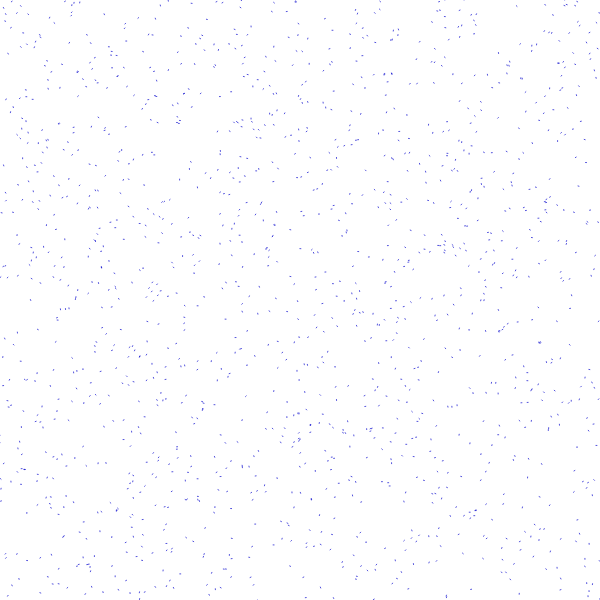
Frame 1 (no input)
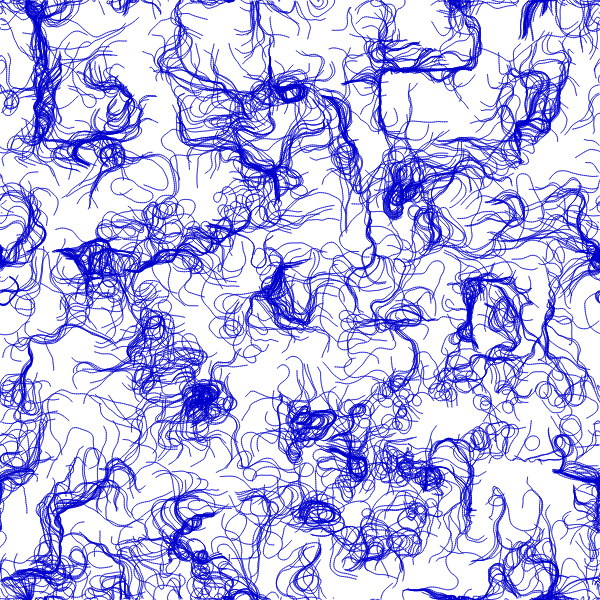
Frame 60 (no input)
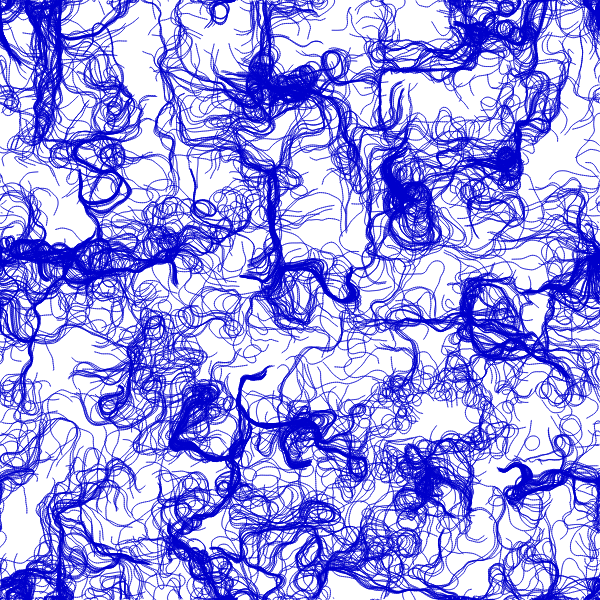
Frame 120 (the mouse pressed at the canvas centre since frame 60)

The p5.js sketch that drew these frames (run headless with seeded random() and noise() and a simulated clock; from frame 60 on, the mouse is pressed at the canvas centre):

// p5.js sketch
// ── sketch.js
//fluxhype
//Perlin Noise 3D - Flow Field
//Exercise via Daniel Shiffman

var inc = 0.1;
var scl = 10;
var cols, rows;

var zoff = 0;

var fr;

var particles = [];

var flowfield;

function setup() {
    colorMode(HSL);

    createCanvas(600, 600);

    cols = floor(width / scl);
    rows = floor(height / scl);

    fr = createP('');

    flowfield = new Array(cols * rows);

    for (var i = 0; i < 1500; i++) {
        particles[i] = new Particle();
    }
    background(100);
}

function draw() {
    var yoff = 0;

    for (var y = 0; y < rows; y++) {
        var xoff = 0;
        for (var x = 0; x < cols; x++) {
            var index = (x + y * cols);
            var angle = noise(xoff, yoff, zoff) * TWO_PI * 4;
            var v = p5.Vector.fromAngle(angle);
            v.setMag(1);
            flowfield[index] = v;
            xoff += inc;

            stroke(0, .5);

            // push();
            // translate(x * scl, y * scl);
            // rotate(v.heading());
            // line(0, 0, scl, 0);
            // pop();
        }
        yoff += inc;

        zoff += 0.0003;
    }

    for (var i = 0; i < particles.length; i++) {
        particles[i].follow(flowfield);
        particles[i].update();
        particles[i].edges();
        particles[i].show();
    }

    fr.html(floor(frameRate()));
}

// ── particle.js
function Particle() {
    this.pos = createVector(random(width), random(height));
    this.vel = createVector(0, 0);
    this.acc = createVector(0, 0);
    this.maxspeed = 2

    this.prevPos = this.pos.copy();

    this.update = function() {
        this.vel.add(this.acc);
        this.vel.limit(this.maxspeed);
        this.pos.add(this.vel);
        this.acc.mult(0);
    }

    this.follow = function(vectors) {
        var x = floor(this.pos.x / scl);
        var y = floor(this.pos.y / scl);
        var index = x + y * cols;
        var force = vectors[index];
        this.applyForce(force);
    }

    this.applyForce = function(force) {
        this.acc.add(force);
    }

    this.show = function() {
        stroke(240, 100, 40, .68);
        // stroke(0,.5);
        strokeWeight(1);
        line(this.pos.x, this.pos.y, this.prevPos.x, this.prevPos.y);
        // point(this.pos.x, this.pos.y);
        this.updatePrev();
    }

    this.updatePrev = function() {
        this.prevPos.x = this.pos.x;
        this.prevPos.y = this.pos.y;
    }

    this.edges = function() {
        if (this.pos.x > width) {
            this.pos.x = 0;
            this.updatePrev();
        }
        if (this.pos.x < 0) {
            this.pos.x = width;
            this.updatePrev();
        }
        if (this.pos.y > height) {
            this.pos.y = 0;
            this.updatePrev();
        }
        if (this.pos.y < 0) {
            this.pos.y = height;
            this.updatePrev();
        }
    }
}
